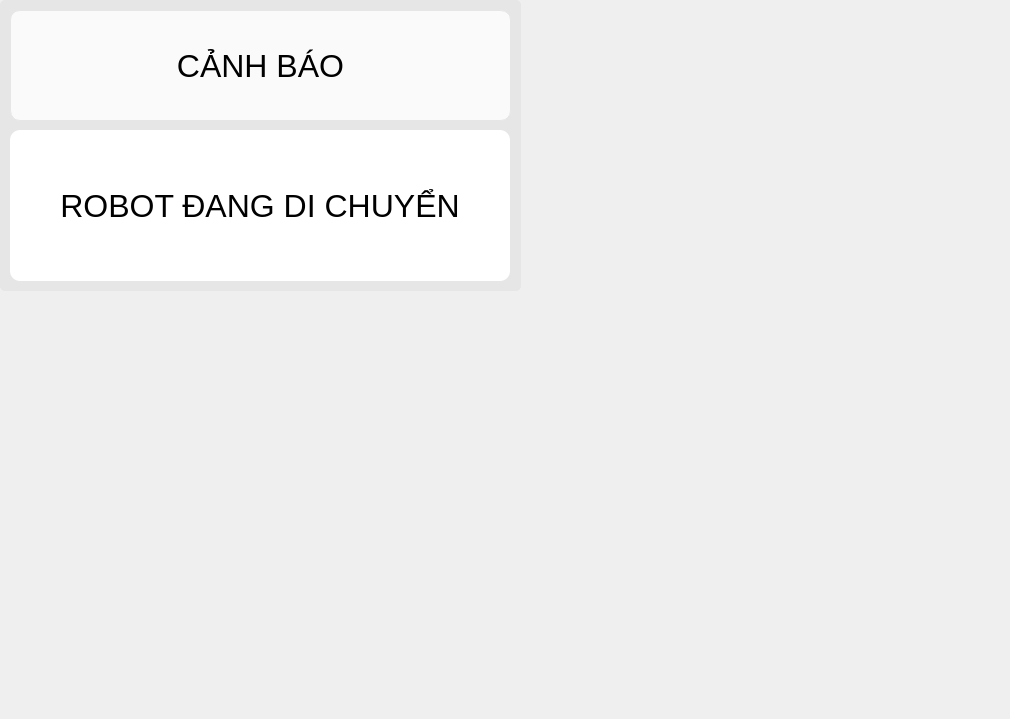
<?xml version="1.0" encoding="UTF-8"?>
<ui version="4.0">
 <class>Form_emergency</class>
 <widget class="QWidget" name="Form_emergency">
  <property name="geometry">
   <rect>
    <x>0</x>
    <y>0</y>
    <width>1010</width>
    <height>719</height>
   </rect>
  </property>
  <property name="windowTitle">
   <string>Form</string>
  </property>
  <property name="styleSheet">
   <string notr="true"/>
  </property>
  <widget class="QFrame" name="frame">
   <property name="geometry">
    <rect>
     <x>0</x>
     <y>0</y>
     <width>521</width>
     <height>291</height>
    </rect>
   </property>
   <property name="minimumSize">
    <size>
     <width>500</width>
     <height>200</height>
    </size>
   </property>
   <property name="maximumSize">
    <size>
     <width>750</width>
     <height>550</height>
    </size>
   </property>
   <property name="styleSheet">
    <string notr="true">background-color: rgb(230, 230, 230);
border-radius: 5px;
box-shadow: 5px 5px 10px rgba(0, 0, 0, 0.5);</string>
   </property>
   <property name="frameShape">
    <enum>QFrame::WinPanel</enum>
   </property>
   <property name="frameShadow">
    <enum>QFrame::Raised</enum>
   </property>
   <widget class="QLabel" name="label">
    <property name="geometry">
     <rect>
      <x>10</x>
      <y>130</y>
      <width>500</width>
      <height>151</height>
     </rect>
    </property>
    <property name="font">
     <font>
      <pointsize>24</pointsize>
     </font>
    </property>
    <property name="styleSheet">
     <string notr="true">background-color: rgb(255, 255, 255);
 border-radius: 10px;</string>
    </property>
    <property name="text">
     <string>ROBOT ĐANG DI CHUYỂN</string>
    </property>
    <property name="alignment">
     <set>Qt::AlignCenter</set>
    </property>
   </widget>
   <widget class="QPushButton" name="Button_xacnhan_capnhat">
    <property name="geometry">
     <rect>
      <x>10</x>
      <y>10</y>
      <width>501</width>
      <height>111</height>
     </rect>
    </property>
    <property name="font">
     <font>
      <family>MS Shell Dlg 2</family>
      <pointsize>24</pointsize>
      <weight>9</weight>
      <italic>false</italic>
      <bold>false</bold>
     </font>
    </property>
    <property name="styleSheet">
     <string notr="true">QPushButton#Button_xacnhan_capnhat
{
    border-radius: 10px;
	font: 75 24pt &quot;MS Shell Dlg 2&quot;;
	border: 1px solid rgb(230, 230, 230);
	background-color: rgb(250, 250, 250);
/*border: 3px solid rgb(0, 0, 255);*/

}


</string>
    </property>
    <property name="text">
     <string> CẢNH BÁO </string>
    </property>
    <property name="icon">
     <iconset>
      <normaloff>icon/warning.png</normaloff>icon/warning.png</iconset>
    </property>
    <property name="iconSize">
     <size>
      <width>100</width>
      <height>100</height>
     </size>
    </property>
   </widget>
  </widget>
 </widget>
 <resources>
  <include location="resource.qrc"/>
 </resources>
 <connections/>
</ui>
